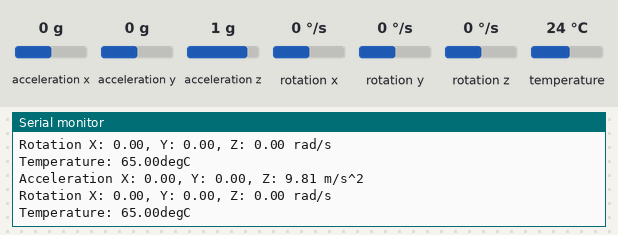
The sketch below on a simulated Arduino Uno, built with avr-gcc and run on an emulated ATmega328P. Shown: the last lines printed to the serial monitor. Inputs (shaded band) come from the test bench; at power-on: acceleration x 0 g, acceleration y 0 g, acceleration z 1 g, rotation x 0 °/s, rotation y 0 °/s, rotation z 0 °/s, temperature 24 °C.

Above: at 1.3 s.
1.4 s: acceleration x set to -1.4 g
At 1.93 s:
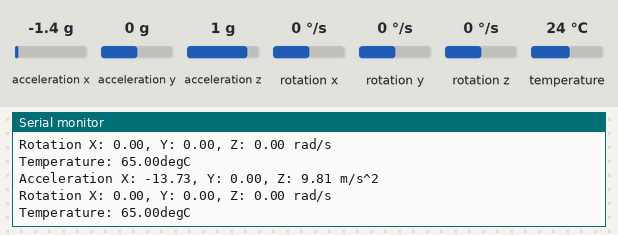
2.9 s: acceleration y set to -1.4 g
At 3.45 s:
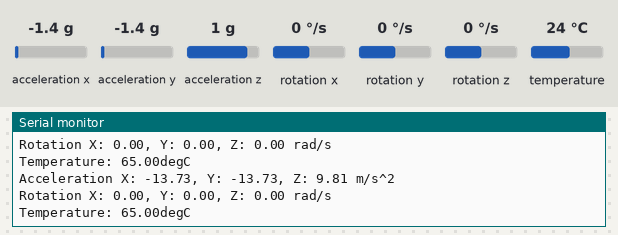
4.4 s: acceleration z set to -1.4 g
At 4.98 s:
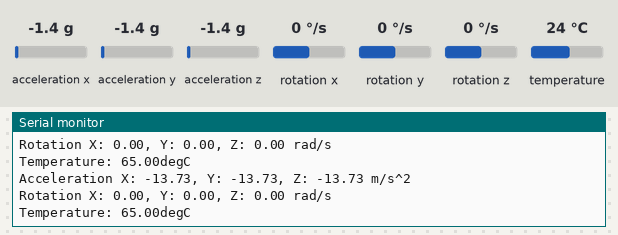
5.9 s: rotation x set to -192 °/s
At 6.5 s:
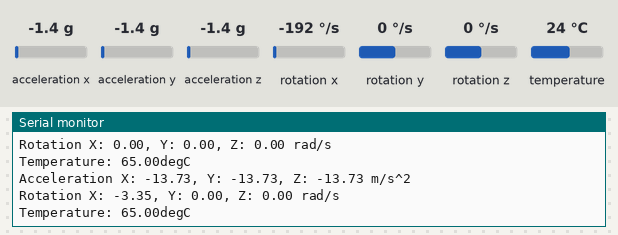
7.4 s: rotation y set to -192 °/s
At 8.02 s:
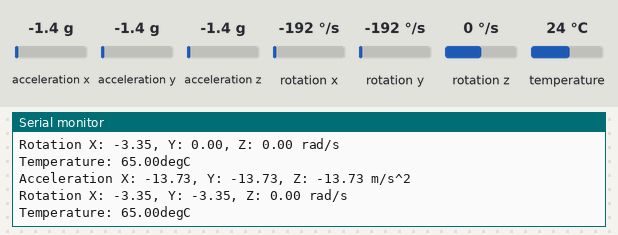

Measured:
- after the input at 1.4 s, the serial monitor: prints a new line after 0.22 s (image 1)
- after the input at 2.9 s, the serial monitor: prints a new line after 0.24 s (image 2)
- after the input at 4.4 s, the serial monitor: prints a new line after 0.26 s (image 3)
- after the input at 5.9 s, the serial monitor: prints a new line after 0.29 s (image 4)
- after the input at 7.4 s, the serial monitor: prints a new line after 0.31 s (image 5)

The sketch:

MPU6050_test.ino
```cpp
#include <Adafruit_MPU6050.h>
#include <Adafruit_Sensor.h>
#include <Wire.h>

Adafruit_MPU6050 mpu;

void setup(void) {
  Serial.begin(115200);

  if (!mpu.begin()) {
    Serial.println("Failed to find MPU6050 chip");
    while (1) {
      delay(10);
    }
  }
  Serial.println("MPU6050 Found!");

  mpu.setAccelerometerRange(MPU6050_RANGE_8_G);

  mpu.setGyroRange(MPU6050_RANGE_500_DEG);

  mpu.setFilterBandwidth(MPU6050_BAND_21_HZ);

  delay(100);
}

void loop() {
  sensors_event_t a, g, temp;
  mpu.getEvent(&a, &g, &temp);

  Serial.print("Acceleration X: ");
  Serial.print(a.acceleration.x);
  Serial.print(", Y: ");
  Serial.print(a.acceleration.y);
  Serial.print(", Z: ");
  Serial.print(a.acceleration.z);
  Serial.println(" m/s^2");

  Serial.print("Rotation X: ");
  Serial.print(g.gyro.x);
  Serial.print(", Y: ");
  Serial.print(g.gyro.y);
  Serial.print(", Z: ");
  Serial.print(g.gyro.z);
  Serial.println(" rad/s");

  Serial.print("Temperature: ");

  float tempf = (temp.temperature * (9/5))+41;
  Serial.print(tempf);
  Serial.println("degC");

  Serial.println("");
  delay(500);
}
```
